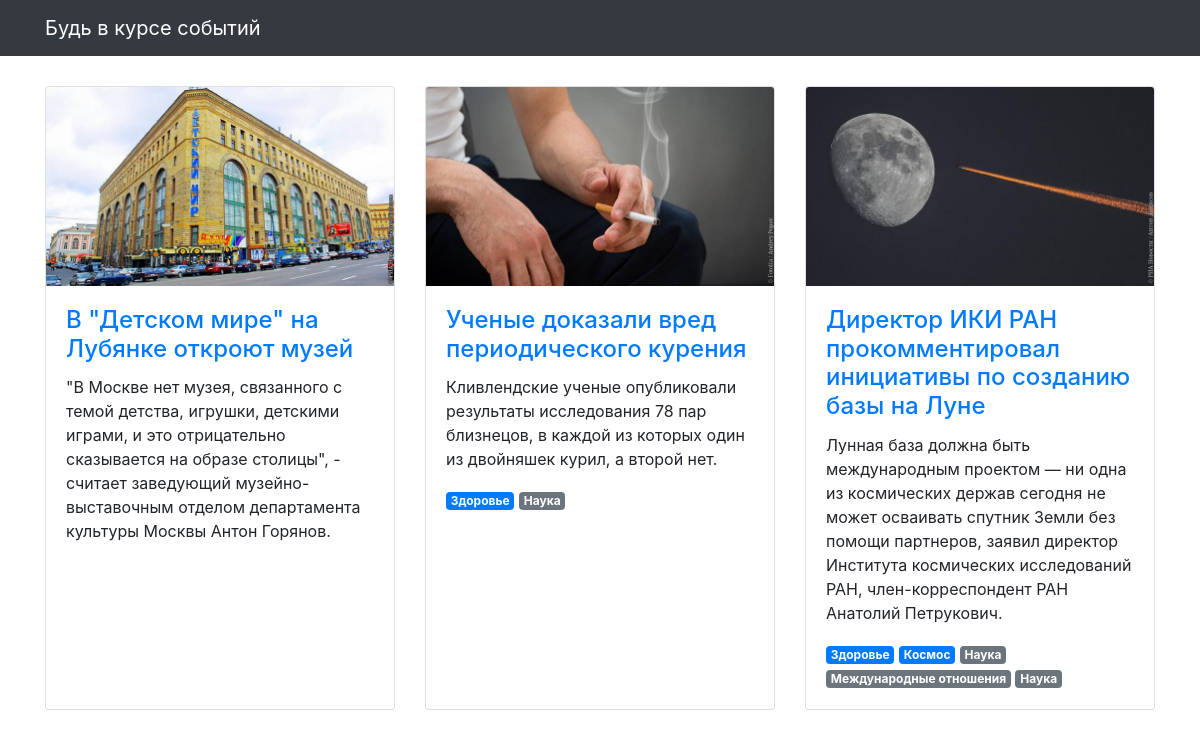
The page / on the database its author committed.
### articles/models.py (models this page shows, shortened)
class Article(models.Model):
    title = models.CharField(max_length=256, verbose_name='Название')
    text = models.TextField(verbose_name='Текст')
    published_at = models.DateTimeField(verbose_name='Дата публикации')
    image = models.ImageField(null=True, blank=True, verbose_name='Изображение', )
    scope = models.ManyToManyField('Scope', related_name='articles', through='ScopeRelation')
    class Meta:
        verbose_name = 'Статья'
        verbose_name_plural = 'Статьи'

class Scope(models.Model):
    topic = models.CharField(max_length=50, verbose_name='Тема')
    class Meta:
        verbose_name = 'Тематический раздел'
        verbose_name_plural = 'Тематические разделы'

### articles/views.py (the view)
# urls.py: path('', ArticleListView.as_view()),
class ArticleListView(ListView):
    template_name = 'articles/news.html'
    model = Article
    ordering = '-published_at'
    def get_context_data(self, **kwargs):
        context = super().get_context_data(**kwargs)
        article_list = []
        scope_list = []
        for article in context['object_list']:
            for scope in ScopeRelation.objects.filter(article=article).all():
                scope_list.append({'topic': scope.scope.topic, 'is_main': scope.is_main})
            article.scopes = sorted(scope_list, key=lambda x: x['is_main'], reverse=True)
            article_list.append(article)
        context['object_list'] = article_list
        return context

### templates/articles/news.html (shortened to what this page needs)
{% extends "articles/base.html" %}
{% load static %}
{% block content %}
<div class="row">
  {% for article in object_list %}
  <div class="col-lg-4 col-sm-6 portfolio-item">
    <div class="card h-100">
      <a href="#"><img class="card-img-top" src="{% get_media_prefix %}{{ article.image }}" alt=""></a>
      <div class="card-body">
        <h4 class="card-title">
          <a href="#">{{ article.title }}</a>
        </h4>
        <p class="card-text">{{ article.text }}</p>
        {% for scope in article.scopes %}
          <span class="badge {% if scope.is_main %}badge-primary{% else %}badge-secondary{% endif %}">{{ scope.topic }}</span>
        {% endfor %}
      </div>
    </div>
  </div>
  {% endfor %}
</div>
{% endblock %}

### templates/articles/base.html (shortened to what this page needs)
<!DOCTYPE html>
{% load static %}
<html>
  <head>
    <link href="{% static  "css/bootstrap.min.css"  %}" rel="stylesheet">
    <link href="{% static  "css/3-col-portfolio.css" %}" rel="stylesheet">
  </head>
  <body>
    <nav class="navbar navbar-expand-lg navbar-dark bg-dark fixed-top">
      <div class="container">
        <a class="navbar-brand" href="#">Будь в курсе событий</a>
      </div>
    </nav>
    <div class="container">{% block content %}{% endblock %}</div>
  </body>
</html>

### static/css/3-col-portfolio.css (style rules this page uses)
body { padding-top: 84px; padding-bottom: 84px; }
@media (min-width: 992px) { body { padding-top: 86px; padding-bottom: 86px; } }

### rows shown on the page
Article: image (picture), title "В \"Детском мире\" на Лубянке откроют музей", text "\"В Москве нет музея, связанного с темой детства, игрушки, детскими играми, и это отрицательно сказывается на образе столицы\", - считает заведующий музейно-выставочным отделом департамента культуры Москвы Антон Горянов."
Article: image (picture), title "Ученые доказали вред периодического курения", text "Кливлендские ученые опубликовали результаты исследования 78 пар близнецов, в каждой из которых один из двойняшек курил, а второй нет."
Scope: topic "Здоровье" "Здоровье"
Scope: topic "Наука" "Наука" "Наука"
Article: image (picture), title "Директор ИКИ РАН прокомментировал инициативы по созданию базы на Луне", text "Лунная база должна быть международным проектом — ни одна из космических держав сегодня не может осваивать спутник Земли без помощи партнеров, заявил директор Института космических исследований РАН, член-корреспондент РАН Анатолий Петрукович."
Scope: topic "Космос"
Scope: topic "Международные отношения"
